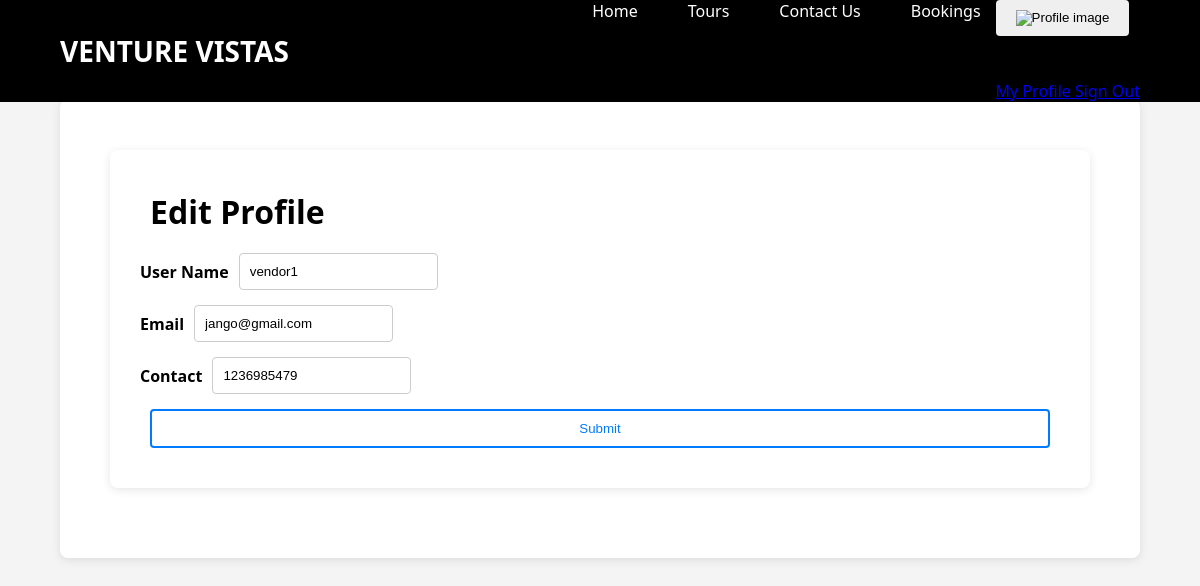
Screenshot of /edit_userprofile (signed in) with the database file from the repository.
### app/models.py (models this page shows)
class CustomUser(AbstractUser):
    register_status = (
        ('approve', 'approve'),
        ('pending', 'pending'),
        ('reject', 'reject'),
    )
    phone_number = models.CharField(max_length=10)
    user_type = models.CharField(max_length=100)
    status = models.CharField(choices=register_status, default='pending', max_length=50)

### app/views.py (the view)
# urls.py: path('edit_userprofile', views.edit_userprofile, name="edit_userprofile"),
@cache_control(no_cache=True, must_revalidate=True, no_store=True)
@login_required(login_url=Login)
def edit_userprofile(request):
    User = CustomUser.objects.get(id=request.user.id)
    if request.method == 'POST':
        User.username = request.POST['username']
        User.email = request.POST['email']
        User.phone_number = request.POST['phone_number']
        User.save()
        return redirect(userHome)
    else:
        context = {
            'User':User,
        }
        return render(request, 'User/userprofile.html', context)

### template/User/userprofile.html (shortened to what this page needs)
<!doctype html>
<html lang="en">
  <head>
    {% load static %}
    <link rel="stylesheet" href="https://cdnjs.cloudflare.com/ajax/libs/font-awesome/4.7.0/css/font-awesome.min.css">
  </head>
  <body id="home">
<section class=" w3l-header-4 header-sticky">
	<header id="site-header" class="fixed-top">
		<div class="container">
			<nav class="navbar navbar-expand-lg navbar-dark stroke">
				<h1><a class="navbar-brand" href="{% url 'userHome' %}">
					</span>VENTURE VISTAS
				</a></h1>
				<div class="collapse navbar-collapse" id="navbarTogglerDemo02">
					<ul class="navbar-nav ml-lg-5">
						<li class="nav-item active">
							<a class="nav-link" href="{% url 'userHome' %}">Home <span class="sr-only">(current)</span></a>
						</li>
						<li class="nav-item @@services__active">
							<a class="nav-link" href="{% url 'user_packages' %}">Tours</a>
						</li>
						<li class="nav-item @@contact__active">
							<a class="nav-link" href="{% url 'user_contact' %}">Contact Us</a>
						</li>
            <li class="nav-item @@contact__active">
							<a class="nav-link" href="{% url 'userviewbookings' %}">Bookings</a>
						</li>
            <div class="dropdown">
              <button class="btn  dropdown-toggle" type="button" id="dropdownMenuButton" data-toggle="dropdown" aria-haspopup="true" aria-expanded="false">
              <img class="" width="30px" src="../../static/images/prof.png" alt="Profile image"> </a>
              </button>
              <div class="dropdown-menu" aria-labelledby="dropdownMenuButton">
                <div class="dropdown-header text-center">
                  <p class="mb-1 mt-3 font-weight-semibold">{{ User.username }}</p>
                  <p class="font-weight-light text-muted mb-0">{{ User.email }}</p>
                </div>
                <a class="dropdown-item" href="{% url 'edit_userprofile' %}">My Profile </a>
                <a href="{% url 'Logout' %}" class="dropdown-item">Sign Out</a>
              </div>
            </div>
            </div>
				</div>
	  </header>
</section>
{% block content %}
<div class="main-panel">
    <div class="content-wrapper">
      <div class="row">
        <div class="col-12 grid-margin">
            <div class="card">
            <div class="card-body">
                <h4 class="card-title " style="font-size: xx-large;">Edit Profile</h4>
                <form class="form-sample" action="{% url 'edit_userprofile' %}" method="post" enctype="multipart/form-data">
                    <div class="row">
                        <div class="col-md-6">
                        <div class="form-group row">
                            <label class="col-sm-3 col-form-label">User Name</label>
                            <div class="col-sm-9">
                            <input type="text" name="username" value="{{User.username}}" class="form-control" />
                            </div>
                        </div>
                        </div>
                    </div>
                    <div class="row">
                        <div class="col-md-6">
                        <div class="form-group row">
                            <label class="col-sm-3 col-form-label">Email</label>
                            <div class="col-sm-9">
                            <input type="text" name="email" value="{{User.email}}" class="form-control" />
                            </div>
                        </div>
                        </div>
                    </div>
                    <div class="row">
                        <div class="col-md-6">
                        <div class="form-group row">
                            <label class="col-sm-3 col-form-label">Contact</label>
                            <div class="col-sm-9">
                            <input type="text" name="phone_number" value="{{User.phone_number}}" class="form-control" />
                            </div>
                        </div>
                        </div>
                    </div>
                    <button type="submit" class="btn btn-outline-primary btn-fw">
                        Submit
                    </button>
                </form>
            </div>
        </div>
    </div>
</div>
</div>
</div>
{% endblock %}

### template/User/userprofile.html (style rules this page uses)
body { font-family: Arial, sans-serif; background-color: #f4f4f4; margin: 0; padding: 0; }
.main-panel { margin: 100px auto; width: 90%; max-width: 1200px; background-color: #fff; box-shadow: 0 2px 10px rgba(0, 0, 0, 0.1); border-radius: 8px; }
.content-wrapper { padding: 50px; }
.row { display: flex; flex-wrap: wrap; margin: 0 -10px; }
.col-12, .col-md-6 { padding: 0 10px; }
.col-12 { width: 100%; }
.col-md-6 { width: 50%; }
.grid-margin { margin-bottom: 20px; }
.card { background-color: #fff; border-radius: 8px; box-shadow: 0 2px 10px rgba(0, 0, 0, 0.1); padding: 20px; }
.card-body { padding: 20px; }
.card-title { font-size: 2em; margin-bottom: 20px; padding-top:0; }
.form-sample { display: flex; flex-direction: column; }
.form-group { margin-bottom: 15px; }
.form-group.row { display: flex; align-items: center; }
.col-form-label { font-weight: bold; margin-right: 10px; }
.form-control { width: 100%; padding: 10px; border-radius: 4px; border: 1px solid #ccc; }
.btn { padding: 10px 20px; border: none; border-radius: 4px; cursor: pointer; }
.btn-outline-primary { background-color: #fff; color: #007bff; border: 2px solid #007bff; }
.btn-fw { width: 100%; }
* { margin: 0px; padding: 0; box-sizing: border-box; }
body { font-family: 'Segoe UI', Tahoma, Geneva, Verdana, sans-serif; margin-top: 0px; }
.w3l-header-4 { width: 100%; position: fixed; top: 0; z-index: 1000; background: rgb(0, 0, 0); padding: 0px 0; }
#site-header { width: 90%; margin: 0 auto; }
#site-header .container { display: flex; justify-content: space-between; align-items: center; }
.navbar { display: flex; justify-content: space-between; align-items: center; width: 100%; }
.navbar-brand { font-size: 28px; font-weight: bold; color: white; text-decoration: none; }
.navbar-nav { display: flex; list-style: none; margin-left: auto; }
.nav-item { margin-left: 20px; }
.nav-link { font-size: 16px; color: white; text-decoration: none; padding: 10px 15px; transition: background 0.3s, color 0.3s; }

### rows the page displays
CustomUser: username "vendor1", email "jango@gmail.com", phone_number "1236985479"
